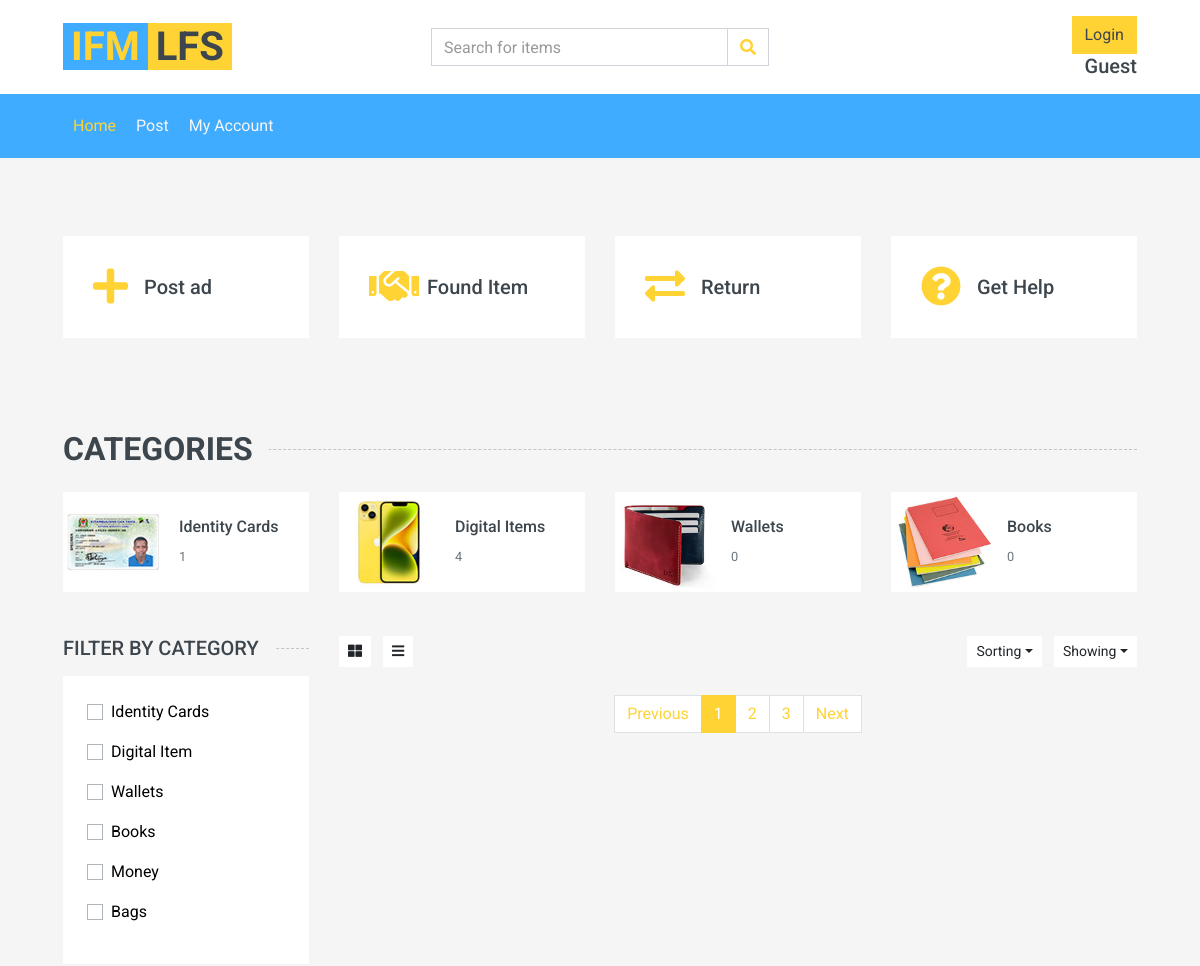
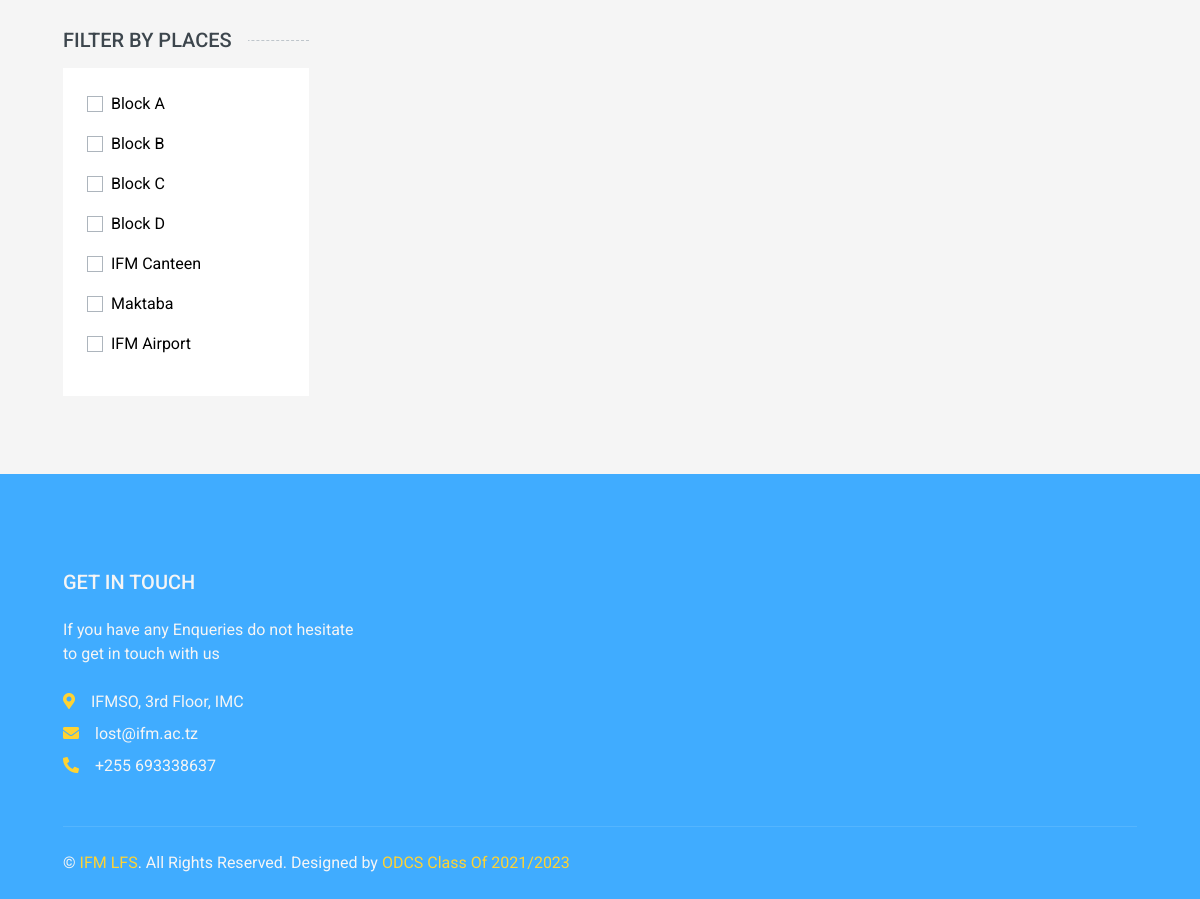
/search.php?page=2, run on the app's committed database (2 pictures, top to bottom).
### tables this page shows
CREATE TABLE `categories` (
  `id` int(11) NOT NULL AUTO_INCREMENT,
  `category_name` varchar(50) NOT NULL,
  `link` varchar(50) NOT NULL,
  PRIMARY KEY (`id`)
);

CREATE TABLE `places` (
  `id` int(11) NOT NULL AUTO_INCREMENT,
  `place_name` varchar(50) NOT NULL,
  PRIMARY KEY (`id`)
);

### search.php (the view, shortened to what this page needs)
<!DOCTYPE html>
<html lang="en">
<head>
    <link href="https://cdnjs.cloudflare.com/ajax/libs/font-awesome/5.10.0/css/all.min.css" rel="stylesheet">
    <link href="lib/animate/animate.min.css" rel="stylesheet">
    <link href="lib/owlcarousel/assets/owl.carousel.min.css" rel="stylesheet">
    <link href="css/style.css" rel="stylesheet">
</head>
<body>
    <div class="container-fluid">
        <div class="row align-items-center bg-light py-3 px-xl-5 d-none d-lg-flex">
            <div class="col-lg-4">
                <a href="" class="text-decoration-none">
                    <span class="h1 text-uppercase text-primary bg-dark px-2">IFM</span>
                    <span class="h1 text-uppercase text-dark bg-primary px-2 ml-n1"> LFS</span>
                </a>
            </div>
            <div class="col-lg-4 col-6 text-left">
                <form action="search.php">
                    <div class="input-group">
                        <input name="query" type="text" class="form-control" placeholder="Search for items">
                        <div class="input-group-append">
                            <span class="input-group-text bg-transparent text-primary">
                                <i class="fa fa-search"></i>
                            </span>
                        </div>
                    </div>
                </form>
            </div>
            <div class="col-lg-4 col-6 text-right">
                <?php
                if(isset($_SESSION['username'])){
                    $fname = $_SESSION['first_name'] .' '. $_SESSION['lastname'];
                   echo '<p class="m-0"><a class="btn btn-danger" href="helpers/logout.php">Log out</a></p>
                    <h5 class="m-0">'.$fname.'</h5>';
                }else{
                    echo '<p class="m-0"><a class="btn btn-primary" href="login.php">Login</a></p>
                    <h5 class="m-0">Guest</h5>';
                }
                ?>
            </div>
        </div>
    </div>
    <div class="container-fluid bg-dark mb-30">
        <div class="row px-xl-5">
            <div class="col-lg-9">
                <nav class="navbar navbar-expand-lg bg-dark navbar-dark py-3 py-lg-0 px-0">
                    <div class="collapse navbar-collapse justify-content-between" id="navbarCollapse">
                        <div class="navbar-nav mr-auto py-0">
                            <a href="index.php" class="nav-item nav-link active">Home</a>
                            <a href="post.php" class="nav-item nav-link">Post</a>
                            <a href="myaccount.php" class="nav-item nav-link">My Account</a>
                        </div>
                    </div>
                </nav>
            </div>
        </div>
    </div>
    <div class="container-fluid pt-5">
        <div class="row px-xl-5 pb-3">
            <div class="col-lg-3 col-md-6 col-sm-12 pb-1">
                <div class="d-flex align-items-center bg-light mb-4" style="padding: 30px;">
                    <a href="post.php"><h1 class="fa fa-plus text-primary m-0 mr-3"></h1></a>
                    <h5 class="font-weight-semi-bold m-0">Post ad</h5>
                </div>
            </div>
            <div class="col-lg-3 col-md-6 col-sm-12 pb-1">
                <div class="d-flex align-items-center bg-light mb-4" style="padding: 30px;">
                    <a href="#"><h1 class="fa fa-handshake text-primary m-0 mr-2"></h1></a>
                    <h5 class="font-weight-semi-bold m-0">Found Item</h5>
                </div>
            </div>
            <div class="col-lg-3 col-md-6 col-sm-12 pb-1">
                <div class="d-flex align-items-center bg-light mb-4" style="padding: 30px;">
                    <a href="#"><h1 class="fas fa-exchange-alt text-primary m-0 mr-3"></h1></a>
                    <h5 class="font-weight-semi-bold m-0">Return</h5>
                </div>
            </div>
            <div class="col-lg-3 col-md-6 col-sm-12 pb-1">
                <div class="d-flex align-items-center bg-light mb-4" style="padding: 30px;">
                    <a href="#"><h1 class="fa fa-question-circle text-primary m-0 mr-3"></h1></a>
                    <h5 class="font-weight-semi-bold m-0">Get Help</h5>
                </div>
            </div>
        </div>
    </div>
    <div class="container-fluid pt-5">
        <h2 class="section-title position-relative text-uppercase mx-xl-5 mb-4"><span class="bg-secondary pr-3">Categories</span></h2>
        <div class="row px-xl-5 pb-3">
            <div class="col-lg-3 col-md-4 col-sm-6 pb-1">
                <a class="text-decoration-none" href="">
                    <div class="cat-item img-zoom d-flex align-items-center mb-4">
                        <div class="overflow-hidden" style="width: 100px; height: 100px;">
                            <a href="items.php?sortedby=Identity Cards"><img class="img-fluid" src="img/id-3.jpg" alt=""></a>
                        </div>
                        <div class="flex-fill pl-3">
                            <h6>Identity Cards</h6>
                            <?php
                            include 'helpers/dbcon.inc.php';
                            $sql = "SELECT COUNT(item_id) AS count FROM items WHERE category = 'Identity Cards'";
                            $result = $conn->query($sql);
                            if($result)
                                $row = $result->fetch_assoc();
                                $count = $row['count'];
                                echo '<small class="text-body">'.$count.'</small>';
                            ?>
                        </div>
                    </div>
                </a>
            </div>
            <div class="col-lg-3 col-md-4 col-sm-6 pb-1">
                <a class="text-decoration-none" href="">
                   <div class="cat-item img-zoom d-flex align-items-center mb-4">
                        <div class="overflow-hidden" style="width: 100px; height: 100px;">
                        <a href="items.php?sortedby=Digital Item"><img class="img-fluid" src="img/cat-4.jpg" alt=""></a>
                        </div>
                        <div class="flex-fill pl-3">
                            <h6>Digital Items</h6>
                            <?php
                            include 'helpers/dbcon.inc.php';
                            $sql = "SELECT COUNT(item_id) AS count FROM items WHERE category = 'Digital Item'";
                            $result = $conn->query($sql);
                            if($result)
                                $row = $result->fetch_assoc();
                                $count = $row['count'];
                                echo '<small class="text-body">'.$count.'</small>';
                            ?>
                        </div>
                    </div>
                </a>
            </div>
            <div class="col-lg-3 col-md-4 col-sm-6 pb-1">
                <a class="text-decoration-none" href="">
                    <div class="cat-item img-zoom d-flex align-items-center mb-4">
                        <div class="overflow-hidden" style="width: 100px; height: 100px;">
                        <a href="items.php?sortedby=Wallets"><img class="img-fluid" src="img/cat-1.jpg" alt=""></a>
                        </div>
                        <div class="flex-fill pl-3">
                            <h6>Wallets</h6>
                            <?php
                            include 'helpers/dbcon.inc.php';
                            $sql = "SELECT COUNT(item_id) AS count FROM items WHERE category = 'Wallets'";
                            $result = $conn->query($sql);
                            if($result)
                                $row = $result->fetch_assoc();
                                $count = $row['count'];
                                echo '<small class="text-body">'.$count.'</small>';
                            ?>
                        </div>
                    </div>
                </a>
            </div>
            <div class="col-lg-3 col-md-4 col-sm-6 pb-1">
                <a class="text-decoration-none" href="">
                    <div class="cat-item img-zoom d-flex align-items-center mb-4">
                        <div class="overflow-hidden" style="width: 100px; height: 100px;">
                        <a href="items.php?sortedby=Books"><img class="img-fluid" src="img/cat-3.jpg" alt=""></a>
                        </div>
                        <div class="flex-fill pl-3">
                            <h6>Books</h6>
                             <?php
                            include 'helpers/dbcon.inc.php';
                            $sql = "SELECT COUNT(item_id) AS count FROM items WHERE category = 'Books'";
                            $result = $conn->query($sql);
                            if($result)
                                $row = $result->fetch_assoc();
                                $count = $row['count'];
                                echo '<small class="text-body">'.$count.'</small>';
                            ?>
                        </div>
                    </div>
                </a>
            </div>
        </div>
    </div>
    <div class="container-fluid">
        <div class="row px-xl-5">
            <div class="col-lg-3 col-md-4">
                <h5 class="section-title position-relative text-uppercase mb-3"><span class="bg-secondary pr-3">Filter by Category</span></h5>
                <div class="bg-light p-4 mb-30">
                    <form>
                    <?php
                    include 'helpers/dbcon.inc.php';
                    $query = "SELECT * FROM categories";
                    $res = $conn->query($query);
                    while($row = mysqli_fetch_assoc($res)){
                        $category_name = $row['category_name'];
                        echo '<div class="custom-control custom-checkbox d-flex align-items-center justify-content-between mb-3">
                        <a href="#" style="color:black"><label class="custom-control-label" for="price-all">'.$category_name.'</label></a>
                        </div>';
                    }
                    ?>
                    </form>
                </div>
                <h5 class="section-title position-relative text-uppercase mb-3"><span class="bg-secondary pr-3">Filter by Places</span></h5>
                <div class="bg-light p-4 mb-30">
                    <form>
                    <?php
                    include 'helpers/dbcon.inc.php';
                    $query = "SELECT * FROM places";
                    $res = $conn->query($query);
                    while($row = mysqli_fetch_assoc($res)){
                        $place = $row['place_name'];
                        echo '<div class="custom-control custom-checkbox d-flex align-items-center justify-content-between mb-3">
                        <a href="#" style="color:black"><label class="custom-control-label" for="price-all">'.$place.'</label></a>
                        </div>';
                    }
                    ?>
                    </form>
                </div>
            </div>
            <div class="col-lg-9 col-md-8">
                <div class="row pb-3">
                    <div class="col-12 pb-1">
                        <div class="d-flex align-items-center justify-content-between mb-4">
                            <div>
                                <button class="btn btn-sm btn-light"><i class="fa fa-th-large"></i></button>
                                <button class="btn btn-sm btn-light ml-2"><i class="fa fa-bars"></i></button>
                            </div>
                            <div class="ml-2">
                                <div class="btn-group">
                                    <button type="button" class="btn btn-sm btn-light dropdown-toggle" data-toggle="dropdown">Sorting</button>
                                </div>
                                <div class="btn-group ml-2">
                                    <button type="button" class="btn btn-sm btn-light dropdown-toggle" data-toggle="dropdown">Showing</button>
                                </div>
                            </div>
                        </div>
                    </div>
                    <div class="col-12">
                        <nav>
                          <ul class="pagination justify-content-center">
                            <li class="page-item"><a class="page-link" href="search.php?page=1">Previous</span></a></li>
                            <li class="page-item active"><a class="page-link" href="#">1</a></li>
                            <li class="page-item"><a class="page-link" href="search.php?page=2">2</a></li>
                            <li class="page-item"><a class="page-link" href="search.php?page=3">3</a></li>
                            <li class="page-item"><a class="page-link" href="search.php?page=2">Next</a></li>
                          </ul>
                        </nav>
                    </div>
                </div>
            </div>
        </div>
    </div>
    <div class="container-fluid bg-dark text-secondary mt-5 pt-5">
        <div class="row px-xl-5 pt-5">
            <div class="col-lg-4 col-md-12 mb-5 pr-3 pr-xl-5">
                <h5 class="text-secondary text-uppercase mb-4">Get In Touch</h5>
                <p class="mb-4">If you have any Enqueries do not hesitate to get in touch with us</p>
                <p class="mb-2"><i class="fa fa-map-marker-alt text-primary mr-3"></i>IFMSO, 3rd Floor, IMC</p>
                <p class="mb-2"><i class="fa fa-envelope text-primary mr-3"></i>lost@ifm.ac.tz</p>
                <p class="mb-0"><i class="fa fa-phone-alt text-primary mr-3"></i>+255 693338637</p>
            </div>
        </div>
        <div class="row border-top mx-xl-5 py-4" style="border-color: rgba(256, 256, 256, .1) !important;">
            <div class="col-md-6 px-xl-0">
                <p class="mb-md-0 text-center text-md-left text-secondary">
                    &copy; <a class="text-primary" href="ifm.ac.tz">IFM LFS</a>. All Rights Reserved. Designed
                    by
                    <a class="text-primary" href="https://ifm.ac.tz">ODCS Class Of 2021/2023</a>
                </p>
            </div>
        </div>
    </div>
</body>
</html>

### data on the page
categories: category_name "Identity Cards"
categories: category_name "Digital Item"
categories: category_name "Wallets"
categories: category_name "Books"
categories: category_name "Money"
categories: category_name "Bags"
places: place_name "Block A"
places: place_name "Block B"
places: place_name "Block C"
places: place_name "Block D"
places: place_name "IFM Canteen"
places: place_name "Maktaba"
places: place_name "IFM Airport"

### other printed values
$count "1"
$count "4"
$count "0"
